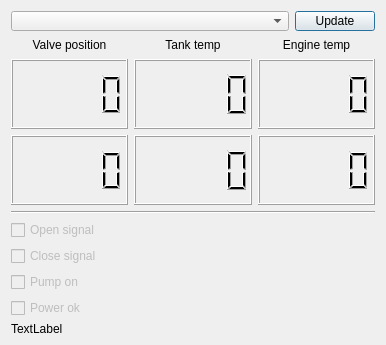
<?xml version="1.0" encoding="UTF-8"?>
<ui version="4.0">
 <class>Dialog</class>
 <widget class="QDialog" name="Dialog">
  <property name="geometry">
   <rect>
    <x>0</x>
    <y>0</y>
    <width>386</width>
    <height>345</height>
   </rect>
  </property>
  <property name="windowTitle">
   <string>Prius monitor V0.1</string>
  </property>
  <layout class="QGridLayout" name="gridLayout_2" rowstretch="0,1,1,1,1,1,1">
   <item row="5" column="0" colspan="3">
    <layout class="QGridLayout" name="gridLayout" rowstretch="0,0,0,0">
     <item row="2" column="0">
      <widget class="QCheckBox" name="pump_cb">
       <property name="enabled">
        <bool>false</bool>
       </property>
       <property name="autoFillBackground">
        <bool>false</bool>
       </property>
       <property name="text">
        <string>Pump on</string>
       </property>
       <property name="checkable">
        <bool>true</bool>
       </property>
      </widget>
     </item>
     <item row="1" column="0">
      <widget class="QCheckBox" name="close_cb">
       <property name="enabled">
        <bool>false</bool>
       </property>
       <property name="autoFillBackground">
        <bool>false</bool>
       </property>
       <property name="text">
        <string>Close signal</string>
       </property>
       <property name="checkable">
        <bool>true</bool>
       </property>
      </widget>
     </item>
     <item row="0" column="0">
      <widget class="QCheckBox" name="open_cb">
       <property name="enabled">
        <bool>false</bool>
       </property>
       <property name="autoFillBackground">
        <bool>false</bool>
       </property>
       <property name="text">
        <string>Open signal</string>
       </property>
       <property name="checkable">
        <bool>true</bool>
       </property>
      </widget>
     </item>
     <item row="3" column="0">
      <widget class="QCheckBox" name="power_cb">
       <property name="enabled">
        <bool>false</bool>
       </property>
       <property name="autoFillBackground">
        <bool>false</bool>
       </property>
       <property name="text">
        <string>Power ok</string>
       </property>
       <property name="checkable">
        <bool>true</bool>
       </property>
      </widget>
     </item>
    </layout>
   </item>
   <item row="6" column="0" colspan="3">
    <widget class="QLabel" name="StatusLabel">
     <property name="maximumSize">
      <size>
       <width>16777215</width>
       <height>10</height>
      </size>
     </property>
     <property name="text">
      <string>TextLabel</string>
     </property>
    </widget>
   </item>
   <item row="1" column="0">
    <widget class="QLabel" name="label">
     <property name="maximumSize">
      <size>
       <width>16777215</width>
       <height>20</height>
      </size>
     </property>
     <property name="text">
      <string>Valve position</string>
     </property>
     <property name="alignment">
      <set>Qt::AlignmentFlag::AlignCenter</set>
     </property>
    </widget>
   </item>
   <item row="1" column="1">
    <widget class="QLabel" name="label_2">
     <property name="text">
      <string>Tank temp</string>
     </property>
     <property name="alignment">
      <set>Qt::AlignmentFlag::AlignCenter</set>
     </property>
    </widget>
   </item>
   <item row="3" column="2">
    <widget class="QLCDNumber" name="etadc">
     <property name="minimumSize">
      <size>
       <width>100</width>
       <height>70</height>
      </size>
     </property>
    </widget>
   </item>
   <item row="1" column="2">
    <widget class="QLabel" name="label_3">
     <property name="text">
      <string>Engine temp</string>
     </property>
     <property name="alignment">
      <set>Qt::AlignmentFlag::AlignCenter</set>
     </property>
    </widget>
   </item>
   <item row="2" column="2">
    <widget class="QLCDNumber" name="etvalue">
     <property name="minimumSize">
      <size>
       <width>100</width>
       <height>70</height>
      </size>
     </property>
    </widget>
   </item>
   <item row="2" column="0">
    <widget class="QLCDNumber" name="posvalue">
     <property name="minimumSize">
      <size>
       <width>100</width>
       <height>70</height>
      </size>
     </property>
    </widget>
   </item>
   <item row="4" column="0" colspan="3">
    <widget class="Line" name="line">
     <property name="orientation">
      <enum>Qt::Orientation::Horizontal</enum>
     </property>
    </widget>
   </item>
   <item row="0" column="0" colspan="3">
    <layout class="QGridLayout" name="gridLayout_3">
     <item row="0" column="2">
      <widget class="QPushButton" name="UpdButton">
       <property name="sizePolicy">
        <sizepolicy hsizetype="Preferred" vsizetype="Minimum">
         <horstretch>0</horstretch>
         <verstretch>0</verstretch>
        </sizepolicy>
       </property>
       <property name="minimumSize">
        <size>
         <width>0</width>
         <height>20</height>
        </size>
       </property>
       <property name="maximumSize">
        <size>
         <width>16777215</width>
         <height>20</height>
        </size>
       </property>
       <property name="text">
        <string>Update</string>
       </property>
      </widget>
     </item>
     <item row="0" column="1">
      <widget class="QComboBox" name="PortSelectCombo">
       <property name="sizePolicy">
        <sizepolicy hsizetype="Expanding" vsizetype="Minimum">
         <horstretch>1</horstretch>
         <verstretch>0</verstretch>
        </sizepolicy>
       </property>
       <property name="minimumSize">
        <size>
         <width>0</width>
         <height>20</height>
        </size>
       </property>
       <property name="maximumSize">
        <size>
         <width>16777215</width>
         <height>20</height>
        </size>
       </property>
      </widget>
     </item>
    </layout>
   </item>
   <item row="2" column="1">
    <widget class="QLCDNumber" name="ttvalue">
     <property name="minimumSize">
      <size>
       <width>100</width>
       <height>70</height>
      </size>
     </property>
    </widget>
   </item>
   <item row="3" column="0">
    <widget class="QLCDNumber" name="lcdNumber_4">
     <property name="minimumSize">
      <size>
       <width>100</width>
       <height>70</height>
      </size>
     </property>
    </widget>
   </item>
   <item row="3" column="1">
    <widget class="QLCDNumber" name="lcdNumber_5">
     <property name="minimumSize">
      <size>
       <width>100</width>
       <height>70</height>
      </size>
     </property>
    </widget>
   </item>
  </layout>
 </widget>
 <resources/>
 <connections/>
</ui>
